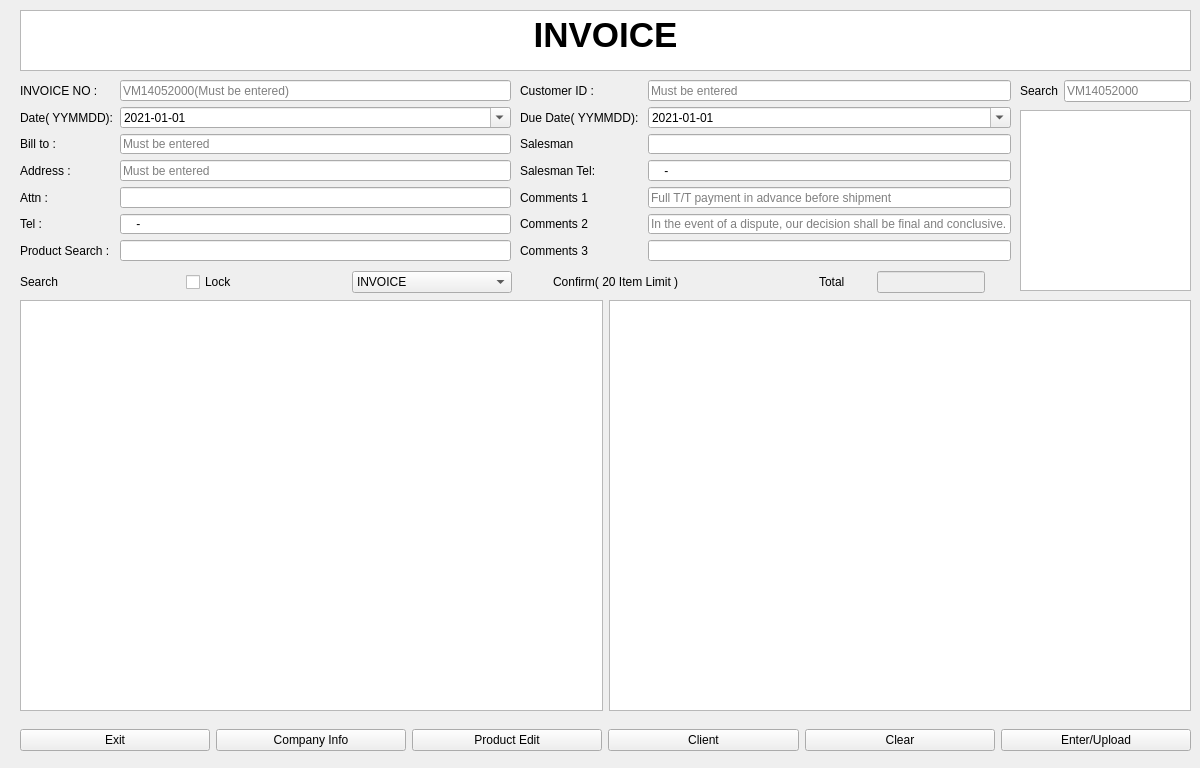
<?xml version="1.0" encoding="UTF-8"?>
<ui version="4.0">
 <class>invoice</class>
 <widget class="QWidget" name="invoice">
  <property name="geometry">
   <rect>
    <x>0</x>
    <y>0</y>
    <width>1200</width>
    <height>768</height>
   </rect>
  </property>
  <property name="minimumSize">
   <size>
    <width>1200</width>
    <height>768</height>
   </size>
  </property>
  <property name="maximumSize">
   <size>
    <width>1200</width>
    <height>768</height>
   </size>
  </property>
  <property name="windowTitle">
   <string>Form</string>
  </property>
  <widget class="QWidget" name="horizontalLayoutWidget">
   <property name="geometry">
    <rect>
     <x>20</x>
     <y>300</y>
     <width>1171</width>
     <height>411</height>
    </rect>
   </property>
   <layout class="QHBoxLayout" name="horizontalLayout">
    <item>
     <widget class="QTreeView" name="search_tv"/>
    </item>
    <item>
     <widget class="QTreeView" name="confirm_tv"/>
    </item>
   </layout>
  </widget>
  <widget class="QTextBrowser" name="textBrowser">
   <property name="geometry">
    <rect>
     <x>20</x>
     <y>10</y>
     <width>1171</width>
     <height>61</height>
    </rect>
   </property>
   <property name="html">
    <string>&lt;!DOCTYPE HTML PUBLIC &quot;-//W3C//DTD HTML 4.0//EN&quot; &quot;http://www.w3.org/TR/REC-html40/strict.dtd&quot;&gt;
&lt;html&gt;&lt;head&gt;&lt;meta name=&quot;qrichtext&quot; content=&quot;1&quot; /&gt;&lt;style type=&quot;text/css&quot;&gt;
p, li { white-space: pre-wrap; }
&lt;/style&gt;&lt;/head&gt;&lt;body style=&quot; font-family:'PMingLiU'; font-size:9pt; font-weight:400; font-style:normal;&quot;&gt;
&lt;p align=&quot;center&quot; style=&quot; margin-top:0px; margin-bottom:0px; margin-left:0px; margin-right:0px; -qt-block-indent:0; text-indent:0px;&quot;&gt;&lt;span style=&quot; font-size:26pt; font-weight:600;&quot;&gt;INVOICE&lt;/span&gt;&lt;/p&gt;&lt;/body&gt;&lt;/html&gt;</string>
   </property>
  </widget>
  <widget class="QWidget" name="formLayoutWidget">
   <property name="geometry">
    <rect>
     <x>20</x>
     <y>80</y>
     <width>491</width>
     <height>181</height>
    </rect>
   </property>
   <layout class="QFormLayout" name="formLayout">
    <item row="0" column="0">
     <widget class="QLabel" name="invno">
      <property name="text">
       <string>INVOICE NO :</string>
      </property>
     </widget>
    </item>
    <item row="0" column="1">
     <widget class="QLineEdit" name="inv_lineedit">
      <property name="placeholderText">
       <string>VM14052000(Must be entered)</string>
      </property>
     </widget>
    </item>
    <item row="1" column="0">
     <widget class="QLabel" name="date">
      <property name="text">
       <string>Date( YYMMDD):</string>
      </property>
     </widget>
    </item>
    <item row="3" column="0">
     <widget class="QLabel" name="address">
      <property name="text">
       <string>Address : </string>
      </property>
     </widget>
    </item>
    <item row="3" column="1">
     <widget class="QLineEdit" name="address_lineedit">
      <property name="placeholderText">
       <string>Must be entered</string>
      </property>
     </widget>
    </item>
    <item row="2" column="0">
     <widget class="QLabel" name="billto">
      <property name="text">
       <string>Bill to : </string>
      </property>
     </widget>
    </item>
    <item row="4" column="0">
     <widget class="QLabel" name="attn">
      <property name="text">
       <string>Attn : </string>
      </property>
     </widget>
    </item>
    <item row="4" column="1">
     <widget class="QLineEdit" name="attn_lineedit">
      <property name="placeholderText">
       <string/>
      </property>
     </widget>
    </item>
    <item row="5" column="0">
     <widget class="QLabel" name="tel">
      <property name="text">
       <string>Tel : </string>
      </property>
     </widget>
    </item>
    <item row="5" column="1">
     <widget class="QLineEdit" name="tel__lineedit">
      <property name="inputMask">
       <string>9999-9999</string>
      </property>
     </widget>
    </item>
    <item row="6" column="0">
     <widget class="QLabel" name="productsearch">
      <property name="text">
       <string>Product Search : </string>
      </property>
     </widget>
    </item>
    <item row="6" column="1">
     <widget class="QLineEdit" name="pdsearch__lineedit"/>
    </item>
    <item row="2" column="1">
     <widget class="QLineEdit" name="billtolineedit">
      <property name="placeholderText">
       <string>Must be entered</string>
      </property>
     </widget>
    </item>
    <item row="1" column="1">
     <widget class="QDateEdit" name="date_lineedit">
      <property name="minimumDateTime">
       <datetime>
        <hour>0</hour>
        <minute>0</minute>
        <second>0</second>
        <year>2000</year>
        <month>9</month>
        <day>14</day>
       </datetime>
      </property>
      <property name="displayFormat">
       <string>yyyy-MM-dd</string>
      </property>
      <property name="calendarPopup">
       <bool>true</bool>
      </property>
      <property name="date">
       <date>
        <year>2021</year>
        <month>1</month>
        <day>1</day>
       </date>
      </property>
     </widget>
    </item>
   </layout>
  </widget>
  <widget class="QWidget" name="formLayoutWidget_2">
   <property name="geometry">
    <rect>
     <x>520</x>
     <y>80</y>
     <width>491</width>
     <height>181</height>
    </rect>
   </property>
   <layout class="QFormLayout" name="formLayout_2">
    <item row="0" column="0">
     <widget class="QLabel" name="customerid">
      <property name="text">
       <string>Customer ID : </string>
      </property>
     </widget>
    </item>
    <item row="0" column="1">
     <widget class="QLineEdit" name="cusid_lineedit">
      <property name="inputMask">
       <string/>
      </property>
      <property name="maxLength">
       <number>32767</number>
      </property>
      <property name="placeholderText">
       <string>Must be entered</string>
      </property>
     </widget>
    </item>
    <item row="1" column="0">
     <widget class="QLabel" name="duedate">
      <property name="text">
       <string>Due Date( YYMMDD): </string>
      </property>
     </widget>
    </item>
    <item row="2" column="0">
     <widget class="QLabel" name="salesman">
      <property name="text">
       <string>Salesman</string>
      </property>
     </widget>
    </item>
    <item row="2" column="1">
     <widget class="QLineEdit" name="sales_lineedit"/>
    </item>
    <item row="3" column="0">
     <widget class="QLabel" name="salesmantel">
      <property name="text">
       <string>Salesman Tel: </string>
      </property>
     </widget>
    </item>
    <item row="3" column="1">
     <widget class="QLineEdit" name="salestel_lineedit">
      <property name="inputMask">
       <string>9999-9999</string>
      </property>
     </widget>
    </item>
    <item row="4" column="0">
     <widget class="QLabel" name="comment_1">
      <property name="text">
       <string>Comments 1</string>
      </property>
     </widget>
    </item>
    <item row="4" column="1">
     <widget class="QLineEdit" name="cm1_lineedit">
      <property name="text">
       <string/>
      </property>
      <property name="placeholderText">
       <string>Full T/T payment in advance before shipment</string>
      </property>
     </widget>
    </item>
    <item row="5" column="0">
     <widget class="QLabel" name="comment_2">
      <property name="text">
       <string>Comments 2</string>
      </property>
     </widget>
    </item>
    <item row="5" column="1">
     <widget class="QLineEdit" name="cm2_lineedit">
      <property name="placeholderText">
       <string>In the event of a dispute, our decision shall be final and conclusive.</string>
      </property>
     </widget>
    </item>
    <item row="6" column="0">
     <widget class="QLabel" name="comment_3">
      <property name="text">
       <string>Comments 3</string>
      </property>
     </widget>
    </item>
    <item row="6" column="1">
     <widget class="QLineEdit" name="cm3_lineedit"/>
    </item>
    <item row="1" column="1">
     <widget class="QDateEdit" name="dued_lineedit">
      <property name="minimumDateTime">
       <datetime>
        <hour>0</hour>
        <minute>0</minute>
        <second>0</second>
        <year>2000</year>
        <month>9</month>
        <day>14</day>
       </datetime>
      </property>
      <property name="displayFormat">
       <string>yyyy-MM-dd</string>
      </property>
      <property name="calendarPopup">
       <bool>true</bool>
      </property>
      <property name="date">
       <date>
        <year>2021</year>
        <month>1</month>
        <day>1</day>
       </date>
      </property>
     </widget>
    </item>
   </layout>
  </widget>
  <widget class="QWidget" name="horizontalLayoutWidget_2">
   <property name="geometry">
    <rect>
     <x>20</x>
     <y>720</y>
     <width>1171</width>
     <height>41</height>
    </rect>
   </property>
   <layout class="QHBoxLayout" name="horizontalLayout_2">
    <item>
     <widget class="QPushButton" name="exit">
      <property name="text">
       <string>Exit</string>
      </property>
     </widget>
    </item>
    <item>
     <widget class="QPushButton" name="companyinfo">
      <property name="text">
       <string>Company Info</string>
      </property>
     </widget>
    </item>
    <item>
     <widget class="QPushButton" name="proded_bu">
      <property name="text">
       <string>Product Edit</string>
      </property>
     </widget>
    </item>
    <item>
     <widget class="QPushButton" name="client">
      <property name="text">
       <string>Client</string>
      </property>
     </widget>
    </item>
    <item>
     <widget class="QPushButton" name="clear">
      <property name="text">
       <string>Clear</string>
      </property>
     </widget>
    </item>
    <item>
     <widget class="QPushButton" name="enter">
      <property name="text">
       <string>Enter/Upload</string>
      </property>
     </widget>
    </item>
   </layout>
  </widget>
  <widget class="QWidget" name="horizontalLayoutWidget_3">
   <property name="geometry">
    <rect>
     <x>20</x>
     <y>271</y>
     <width>991</width>
     <height>22</height>
    </rect>
   </property>
   <layout class="QHBoxLayout" name="horizontalLayout_3">
    <item>
     <widget class="QLabel" name="search_label">
      <property name="text">
       <string>Search</string>
      </property>
     </widget>
    </item>
    <item>
     <widget class="QCheckBox" name="Lock_cb">
      <property name="text">
       <string>Lock</string>
      </property>
     </widget>
    </item>
    <item>
     <widget class="QComboBox" name="inv_rma_cbox">
      <item>
       <property name="text">
        <string>INVOICE</string>
       </property>
      </item>
      <item>
       <property name="text">
        <string>SRP</string>
       </property>
      </item>
     </widget>
    </item>
    <item alignment="Qt::AlignRight">
     <widget class="QLabel" name="comfirm_label">
      <property name="text">
       <string>Confirm( 20 Item Limit )</string>
      </property>
     </widget>
    </item>
    <item alignment="Qt::AlignRight">
     <widget class="QLabel" name="label">
      <property name="text">
       <string>Total</string>
      </property>
     </widget>
    </item>
    <item alignment="Qt::AlignHCenter">
     <widget class="QLineEdit" name="total_ed">
      <property name="enabled">
       <bool>false</bool>
      </property>
     </widget>
    </item>
   </layout>
  </widget>
  <widget class="QTableView" name="inv_list_view">
   <property name="geometry">
    <rect>
     <x>1020</x>
     <y>110</y>
     <width>171</width>
     <height>181</height>
    </rect>
   </property>
  </widget>
  <widget class="QWidget" name="layoutWidget">
   <property name="geometry">
    <rect>
     <x>1020</x>
     <y>80</y>
     <width>171</width>
     <height>22</height>
    </rect>
   </property>
   <layout class="QHBoxLayout" name="horizontalLayout_4">
    <item>
     <widget class="QLabel" name="label_2">
      <property name="text">
       <string>Search</string>
      </property>
     </widget>
    </item>
    <item>
     <widget class="QLineEdit" name="inv_sear_ed">
      <property name="placeholderText">
       <string>VM14052000</string>
      </property>
     </widget>
    </item>
   </layout>
  </widget>
 </widget>
 <resources/>
 <connections>
  <connection>
   <sender>exit</sender>
   <signal>clicked()</signal>
   <receiver>invoice</receiver>
   <slot>close()</slot>
   <hints>
    <hint type="sourcelabel">
     <x>132</x>
     <y>742</y>
    </hint>
    <hint type="destinationlabel">
     <x>13</x>
     <y>747</y>
    </hint>
   </hints>
  </connection>
 </connections>
</ui>
